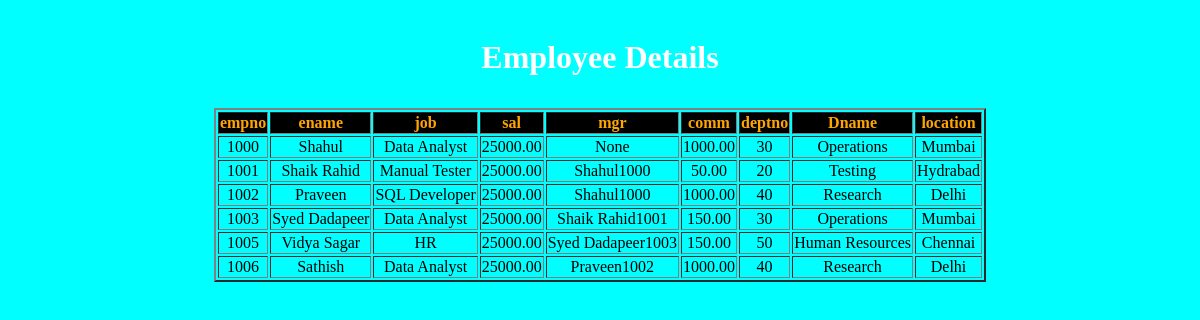
Page /EDO/ on the committed database.
### app/models.py (models this page shows, shortened)
class emp(models.Model):
    empno = models.IntegerField(primary_key=True,)
    ename = models.CharField(max_length=25,null=False)
    mgr = models.ForeignKey('self',on_delete=models.SET_NULL,null=True,blank=True)
    job = models.CharField(max_length=25)
    comm = models.DecimalField(max_digits=10,decimal_places=2,null=True,blank=True)
    sal = models.DecimalField(max_digits=10,decimal_places=2)
    deptno = models.ForeignKey('dept',on_delete=models.CASCADE)
    def __str__(self) -> str:
        return self.ename + str(self.empno)

class dept(models.Model):
    deptno = models.IntegerField(primary_key=True)
    dname = models.CharField(max_length=20)
    loc = models.CharField(max_length=20)

### app/views.py (the view)
# urls.py: path('EDO/',EDO,name='EDO'),
def EDO(request):
    print(emp.objects.all().aggregate(Max('sal')))
    print(emp.objects.all().aggregate(Min('sal')))
    print(emp.objects.all().aggregate(Sum('sal')))
    print(emp.objects.all().aggregate(Avg('sal')))
    DOAVA = emp.objects.all().aggregate(Avg('sal'))
    EmpDepO= emp.objects.select_related('deptno').filter(sal__lt=DOAVA['sal__avg'])
    d={'EmpDepO':EmpDepO}
    return render(request,'EDO.html',d)

### templates/EDO.html (shortened to what this page needs)
<!DOCTYPE html>
<html lang="en">
<head>
</head>
<body>
    <center>
        <marquee behavior="" direction="" class="two"><h1>Employee Details</h1></marquee>
        <table border="2px">
            <tr align="center" class="one">
                <th>empno</th>
                <th>ename</th>
                <th>job</th>
                <th>sal</th>
                <th>mgr</th>
                <th>comm</th>
                <th>deptno</th>
                <th>Dname</th>
                <th>location</th>
            </tr>
            {% for empd in EmpDepO %}
            <tr align="center">
                <td>
                    {{empd.empno}}
                </td>
                <td>
                    {{empd.ename}}
                </td>
                <td>
                    {{empd.job}}
                </td>
                <td>
                    {{empd.sal}}
                </td>
                <td>
                    {{empd.mgr}}
                </td>
                <td>
                    {{empd.comm}}
                </td>
                <td>{{empd.deptno.deptno}}</td>
                <td>{{empd.deptno.dname}}</td>
                <td>{{empd.deptno.loc}}</td>
            </tr>
            {% endfor%}
        </table>
    </center>
</body>
</html>

### templates/EDO.html (style rules this page uses)
body { background-color: aqua; }
.one { color: orange; background-color: black; box-shadow: 0px,0px,white 20px; }
.two { color: White; padding: 10px; }

### rows in the picture
emp: empno "1000", ename "Shahul", job "Data Analyst", sal "25000.00", mgr "None", comm "1000.00", deptno.deptno "30", deptno.dname "Operations", deptno.loc "Mumbai"
emp: empno "1001", ename "Shaik Rahid", job "Manual Tester", sal "25000.00", mgr "Shahul1000", comm "50.00", deptno.deptno "20", deptno.dname "Testing", deptno.loc "Hydrabad"
emp: empno "1002", ename "Praveen", job "SQL Developer", sal "25000.00", mgr "Shahul1000", comm "1000.00", deptno.deptno "40", deptno.dname "Research", deptno.loc "Delhi"
emp: empno "1003", ename "Syed Dadapeer", job "Data Analyst", sal "25000.00", mgr "Shaik Rahid1001", comm "150.00", deptno.deptno "30", deptno.dname "Operations", deptno.loc "Mumbai"
emp: empno "1005", ename "Vidya Sagar", job "HR", sal "25000.00", mgr "Syed Dadapeer1003", comm "150.00", deptno.deptno "50", deptno.dname "Human Resources", deptno.loc "Chennai"
emp: empno "1006", ename "Sathish", job "Data Analyst", sal "25000.00", mgr "Praveen1002", comm "1000.00", deptno.deptno "40", deptno.dname "Research", deptno.loc "Delhi"
